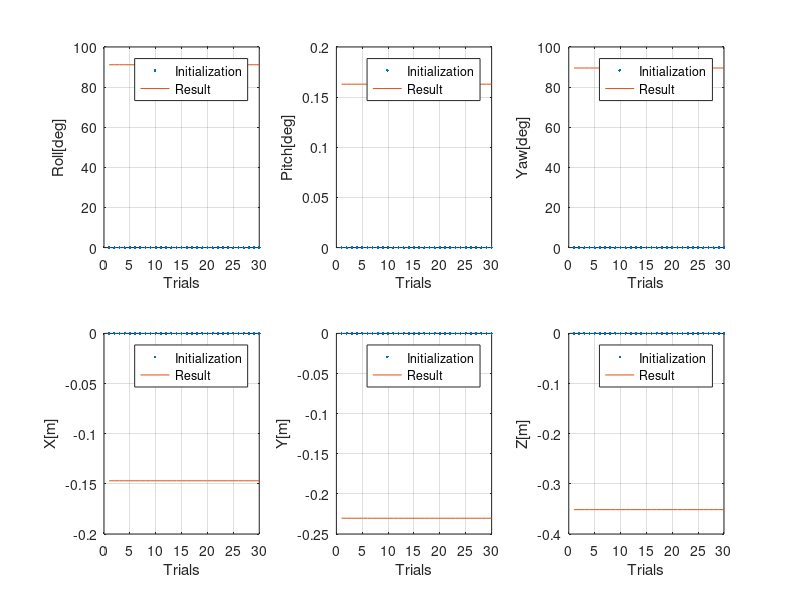

The MATLAB source for this figure:
init_csv = csvread('random_init.txt');
initializations = init_csv(1:2:end,:);
results = init_csv(2:2:end,:);
rx_init = initializations(:,1);
ry_init = initializations(:,2);
rz_init = initializations(:,3);
x_init = initializations(:,4);
y_init = initializations(:,5);
z_init = initializations(:,6);
rx_res = results(:,1);
ry_res = results(:,2);
rz_res = results(:,3);
x_res = results(:,4);
y_res = results(:,5);
z_res = results(:,6);

subplot(231)
plot(rx_init, '.');
hold on;
plot(rx_res);
hold off;
xlabel('Trials')
ylabel('Roll[deg]')
legend('Initialization', 'Result')
grid;

subplot(232)
plot(ry_init, '.');
hold on;
plot(ry_res);
hold off;
xlabel('Trials')
ylabel('Pitch[deg]')
legend('Initialization', 'Result')
grid;

subplot(233)
plot(rz_init, '.');
hold on;
plot(rz_res);
hold off;
xlabel('Trials')
ylabel('Yaw[deg]')
legend('Initialization', 'Result')
grid;

subplot(234)
plot(x_init, '.');
hold on;
plot(x_res);
hold off;
xlabel('Trials')
ylabel('X[m]')
legend('Initialization', 'Result')
grid;


subplot(235)
plot(y_init, '.');
hold on;
plot(y_res);
hold off;
xlabel('Trials')
ylabel('Y[m]')
legend('Initialization', 'Result')
grid;

subplot(236)
plot(z_init, '.');
hold on;
plot(z_res);
hold off;
xlabel('Trials')
ylabel('Z[m]')
legend('Initialization', 'Result')
grid;

